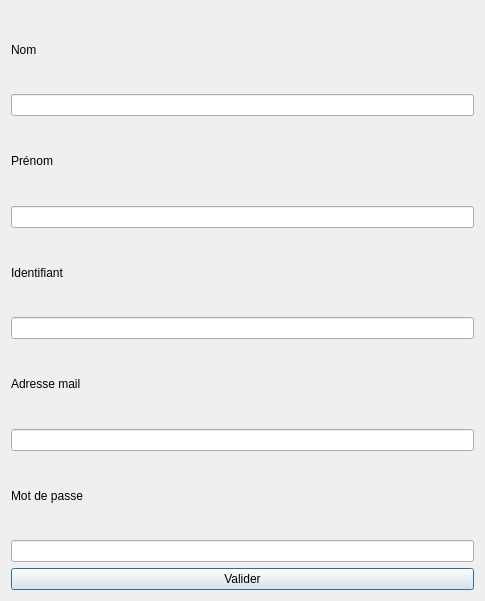
<?xml version="1.0" encoding="UTF-8"?>
<ui version="4.0">
 <class>Creationcompte</class>
 <widget class="QDialog" name="Creationcompte">
  <property name="geometry">
   <rect>
    <x>0</x>
    <y>0</y>
    <width>485</width>
    <height>601</height>
   </rect>
  </property>
  <property name="windowTitle">
   <string>Dialog</string>
  </property>
  <layout class="QVBoxLayout" name="verticalLayout">
   <item>
    <widget class="QLabel" name="label">
     <property name="text">
      <string>Nom</string>
     </property>
    </widget>
   </item>
   <item>
    <widget class="QLineEdit" name="lineEdit_4"/>
   </item>
   <item>
    <widget class="QLabel" name="label_2">
     <property name="text">
      <string>Prénom</string>
     </property>
    </widget>
   </item>
   <item>
    <widget class="QLineEdit" name="lineEdit_3"/>
   </item>
   <item>
    <widget class="QLabel" name="label_4">
     <property name="text">
      <string>Identifiant</string>
     </property>
    </widget>
   </item>
   <item>
    <widget class="QLineEdit" name="lineEdit"/>
   </item>
   <item>
    <widget class="QLabel" name="label_3">
     <property name="text">
      <string>Adresse mail</string>
     </property>
    </widget>
   </item>
   <item>
    <widget class="QLineEdit" name="lineEdit_2"/>
   </item>
   <item>
    <widget class="QLabel" name="label_5">
     <property name="text">
      <string>Mot de passe</string>
     </property>
    </widget>
   </item>
   <item>
    <widget class="QLineEdit" name="lineEdit_5">
     <property name="echoMode">
      <enum>QLineEdit::Password</enum>
     </property>
    </widget>
   </item>
   <item>
    <widget class="QPushButton" name="pushButton">
     <property name="text">
      <string>Valider</string>
     </property>
    </widget>
   </item>
  </layout>
 </widget>
 <resources/>
 <connections/>
</ui>
